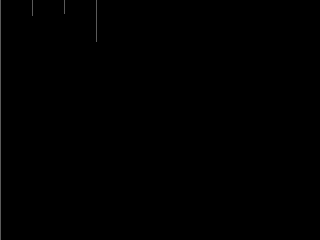
Frame 1 (no input)
Frame 60 (the mouse pressed at the canvas centre just before this capture): identical to frame 1, image omitted
Frame 120 (the mouse held since frame 60 and released just before this capture): identical to frame 1, image omitted

The Processing sketch that drew this single still picture (run headless with seeded random() and noise(); from frame 60 on, the mouse is pressed at the canvas centre):

// Processing sketch: aiaiai
// ── aiaiai.pde
ArrayList neurons;


void setup(){
  size(320,240);
  int row = 0;
  neurons = new ArrayList();
  float x = 0;
  float y = 0;
  for(int i = 0;i<(28*28+16+16+10);i++){
    neurons.add(new Neuron(i,row,x,y));
    y++;
    if(i==28*28-1){
      row++;
      x+=32;
      y=0;
    }
    if(i==28*28-15){
      row++;
      x+=32;
      y=0;}
    if(i==28*28-31){
      row++;
      x+=32;
      y=0;
    }
  }
}

void draw(){
  background(0);
  for(int i = 0 ; i < neurons.size();i++){
    Neuron n = (Neuron)neurons.get(i);
    n.draw();
  }

}

class Neuron{
  int id;
  int row;
  float sum;
  float x;
  float y;
  ArrayList weights;
  ArrayList inputs;

  Neuron(int _id,int _row,float _x,float _y){
    x = _x;
    y = _y;
    id = _id;
    row = _row;
    weights = new ArrayList();
    inputs = new ArrayList();
    sum = 0.5;
  }

  void sum(){
    for(int i = 0 ; i < inputs.size();i++){
      Neuron tmp = (Neuron)neurons.get(i);
    }

  }

  void draw(){
    stroke(sum*255);
    point(x,y);

  }


}
